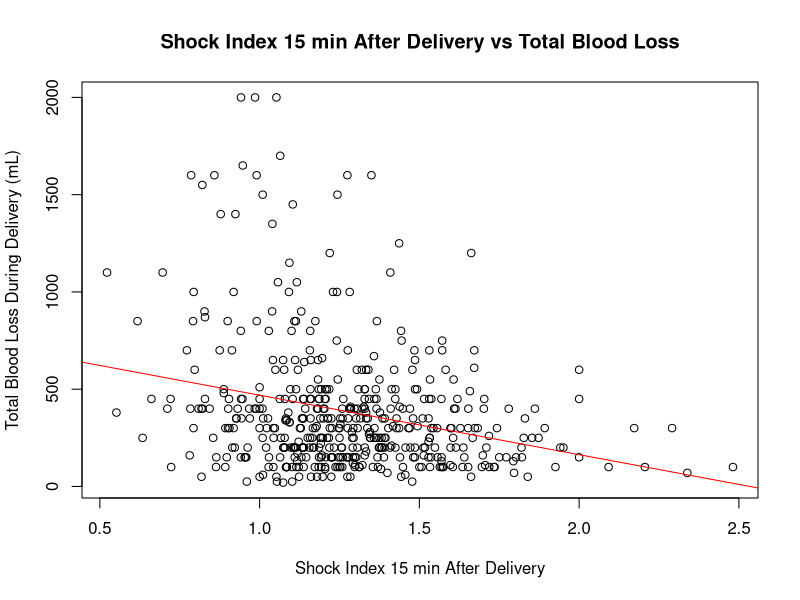
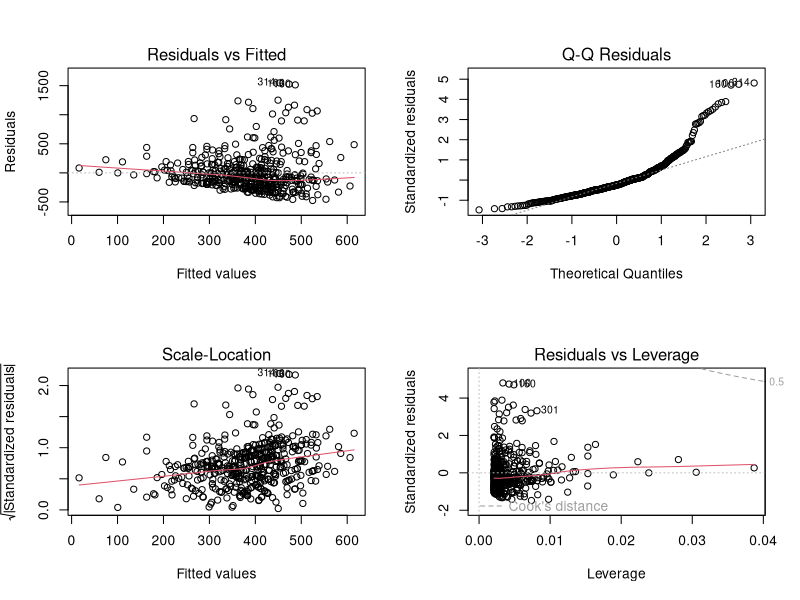
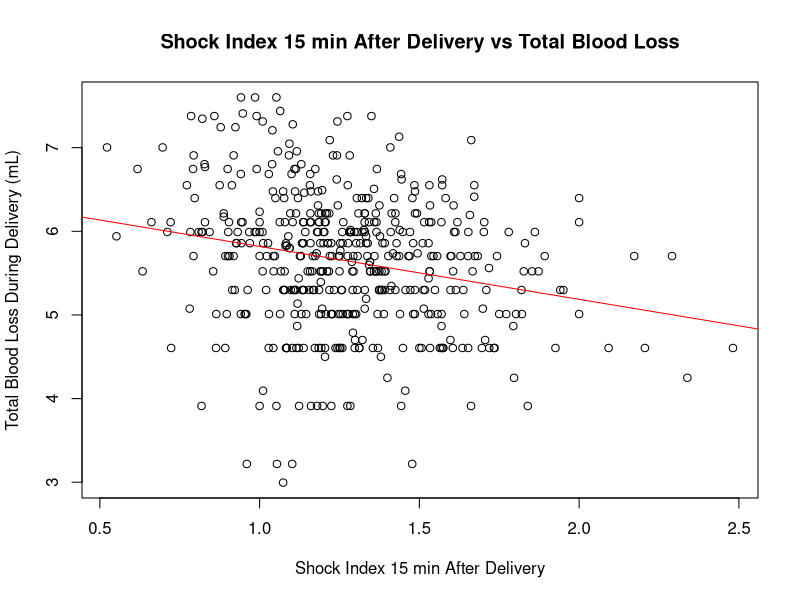
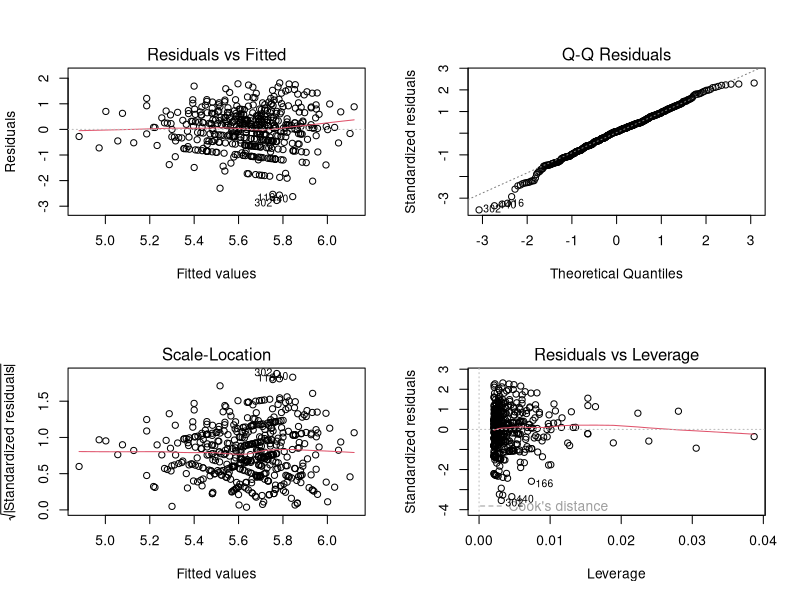

Here is the R script that generated these plots, in order:
# PUBH6450; HW 5
# Kath Fillman

# setwd & load data
setwd("C:/Users/Kath/Documents/Biostatistics_Homeworks/6450 Datasets")
pph <- read.csv('PPHstudy.csv')

# SI as a predictor of blood loss during delivery
SI15 <- pph$SBP15/pph$HR15

# check the dimensions match
length(SI15)
length(pph$TotalBloodLoss)

# Create model & plot
model <- lm(pph$TotalBloodLoss~SI15)
plot(SI15, pph$TotalBloodLoss,
     xlab="Shock Index 15 min After Delivery",
     ylab="Total Blood Loss During Delivery (mL)",
     main="Shock Index 15 min After Delivery vs Total Blood Loss")
abline(model, col='red')

# Calculate cook's distance
cookd<-cooks.distance(model)
which(cookd > 1) # no influential points

# Model diagnostics
par(mfrow=c(2,2))
plot(model)
par(mfrow=c(1,1))



# Not equal variance, log transform total blood loss
SI152 <- pph$SBP15/pph$HR15
model2 <- lm(log(pph$TotalBloodLoss)~SI15)
plot(SI15, log(pph$TotalBloodLoss),
     xlab="Shock Index 15 min After Delivery",
     ylab="Total Blood Loss During Delivery (mL)",
     main="Shock Index 15 min After Delivery vs Total Blood Loss")
abline(model2, col='red')

# Calculate cook's distance round 2
cookd2<-cooks.distance(model2)
which(cookd2 > 1) # no influential points

# Model diagnostics round 2
par(mfrow=c(2,2))
plot(model2)
par(mfrow=c(1,1))

# Inference
summary(model2)
confint(model2, level=0.95)
